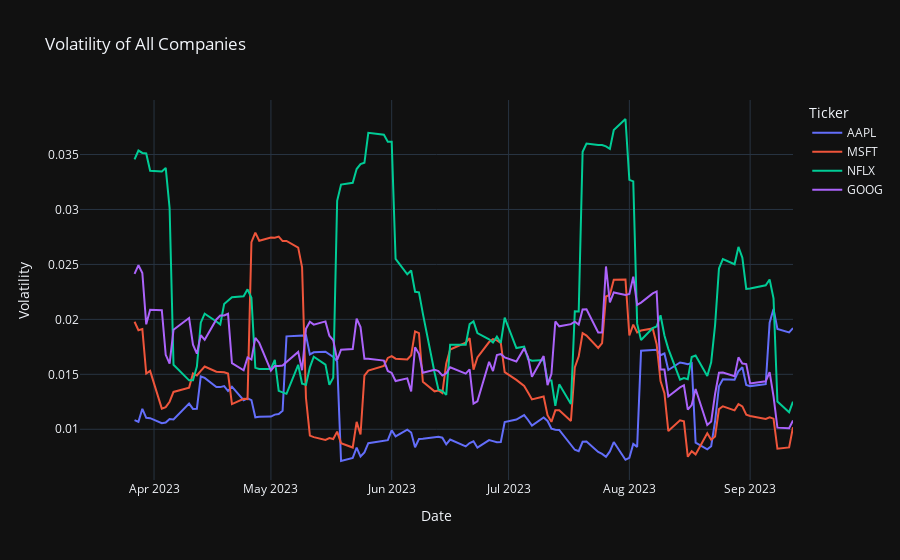

Write notebook code for a chart like this one.
### Code cell
#Analyze volatility of the companies
ds['Volatility'] = ds.groupby('Ticker')['Close'].pct_change().rolling(window=10).std().reset_index(0, drop=True)
figVol = px.line(ds, x='Date', y='Volatility', 
              color='Ticker', 
              title='Volatility of All Companies')
figVol.show()
